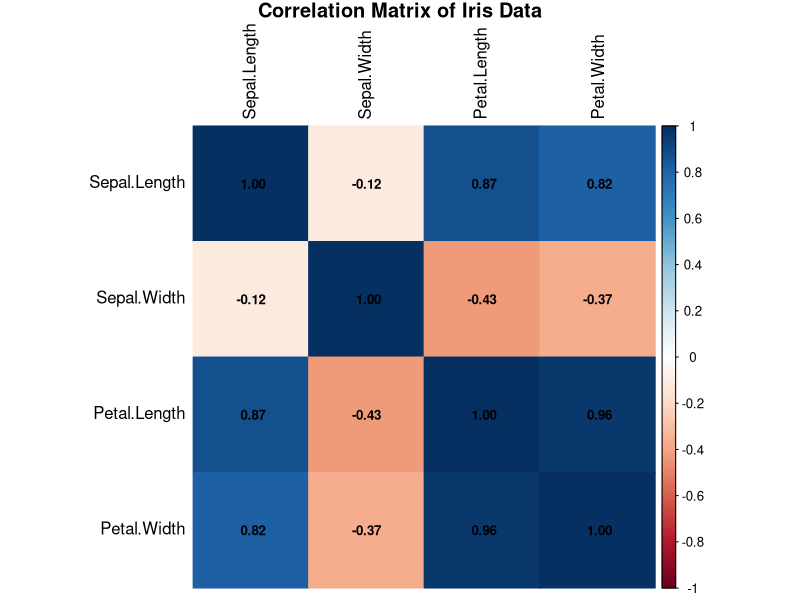

R code for this plot:
# Load the built-in Iris dataset
data(iris)
head(iris)

# Select only numeric columns (first 4 columns)
numeric_data <- iris[, 1:4]

# Install 'corrplot' package (if not already installed)
install.packages("corrplot")

# Load the library
library(corrplot)

# Calculate the correlation matrix
corr_matrix <- cor(numeric_data)
print(corr_matrix)

# Plot the correlation matrix
corrplot(
  corr_matrix,
  method = "color",             # Use colored visualization
  addCoef.col = "black",        # Add correlation coefficient in black color
  tl.col = "black",             # Text label color
  number.cex = 0.8,             # Size of correlation numbers
  title = "Correlation Matrix of Iris Data", # Title
  mar = c(0, 0, 1, 0)           # Margins
)

# Perform One-Way ANOVA for Sepal.Length based on Species
anova_result <- aov(Sepal.Length ~ Species, data = iris)

# Display ANOVA summary
summary(anova_result)
